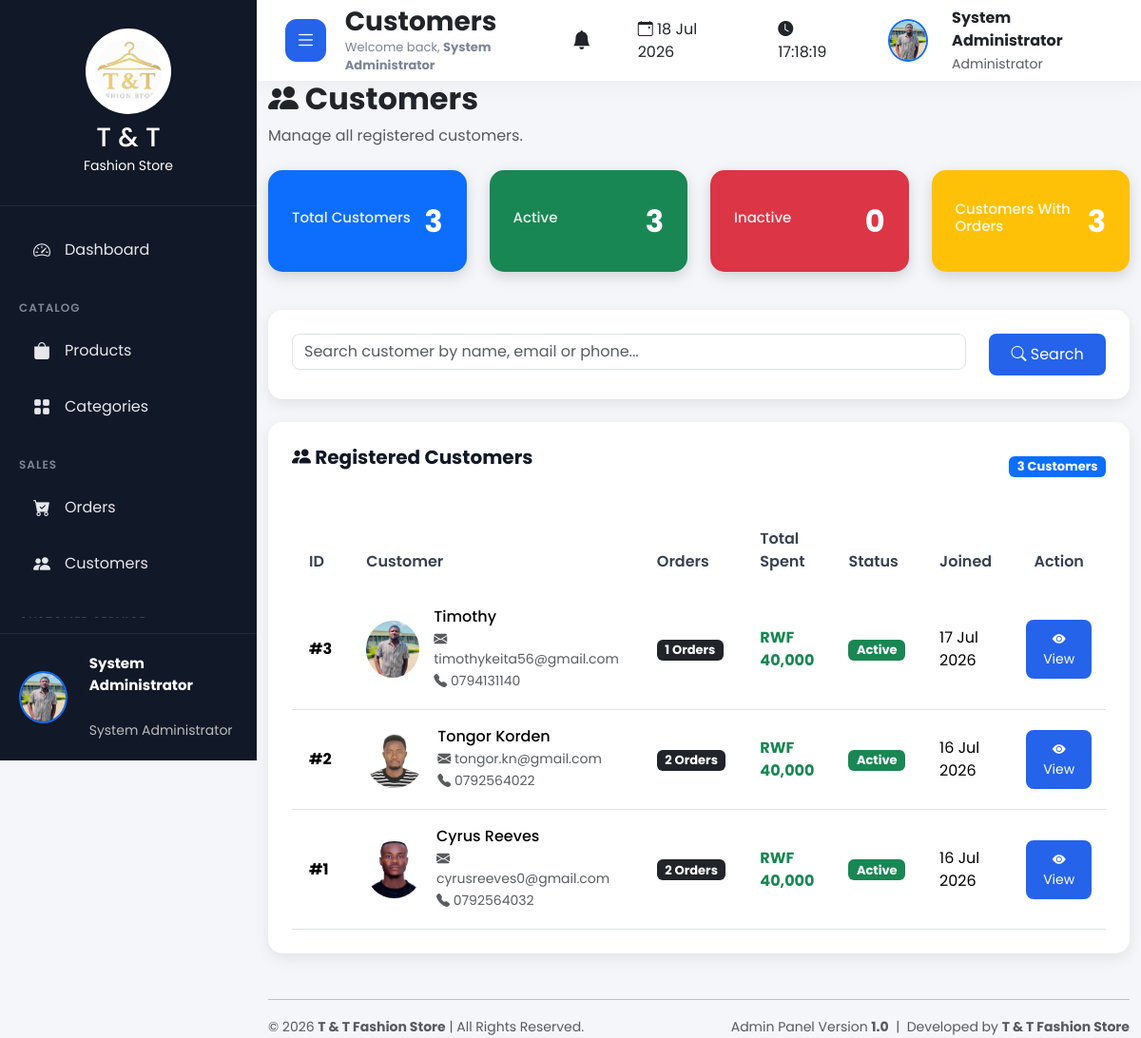
/admin/customers/index.php (signed in), run on the app's committed database.
### tables this page shows
CREATE TABLE `settings` (
  `id` int(11) NOT NULL,
  `store_name` varchar(150) DEFAULT NULL,
  `phone` varchar(50) DEFAULT NULL,
  `email` varchar(150) DEFAULT NULL,
  `address` text DEFAULT NULL,
  `logo` varchar(255) DEFAULT NULL,
  `website` varchar(255) DEFAULT NULL,
  `currency` varchar(20) DEFAULT 'RWF',
  `tax` decimal(5,2) DEFAULT 0.00,
  `shipping_fee` decimal(10,2) DEFAULT 0.00,
  `footer_text` text DEFAULT NULL,
  `facebook` varchar(255) DEFAULT NULL,
  `instagram` varchar(255) DEFAULT NULL,
  `twitter` varchar(255) DEFAULT NULL,
  `created_at` timestamp NOT NULL DEFAULT current_timestamp(),
  `updated_at` timestamp NOT NULL DEFAULT current_timestamp() ON UPDATE current_timestamp()
);

CREATE TABLE `customers` (
  `id` int(11) NOT NULL,
  `fullname` varchar(150) DEFAULT NULL,
  `email` varchar(150) DEFAULT NULL,
  `phone` varchar(30) DEFAULT NULL,
  `password` varchar(255) DEFAULT NULL,
  `address` text DEFAULT NULL,
  `city` varchar(100) DEFAULT NULL,
  `country` varchar(100) DEFAULT NULL,
  `photo` varchar(255) DEFAULT NULL,
  `status` enum('Active','Inactive') NOT NULL DEFAULT 'Active',
  `last_login` datetime DEFAULT NULL,
  `created_at` timestamp NOT NULL DEFAULT current_timestamp()
);

### admin/customers/index.php (the view, shortened to what this page needs)
<?php
include("../includes/header.php");
include("../includes/sidebar.php");
include("../includes/topbar.php");
$search = "";
$totalCustomers = mysqli_fetch_assoc(
    mysqli_query($conn,"
        SELECT COUNT(*) total
        FROM customers
    ")
)['total'];
$activeCustomers = mysqli_fetch_assoc(
    mysqli_query($conn,"
        SELECT COUNT(*) total
        FROM customers
        WHERE status='Active'
    ")
)['total'];
$inactiveCustomers = mysqli_fetch_assoc(
    mysqli_query($conn,"
        SELECT COUNT(*) total
        FROM customers
        WHERE status='Inactive'
    ")
)['total'];
$customersWithOrders = mysqli_fetch_assoc(
    mysqli_query($conn,"
        SELECT COUNT(DISTINCT customer_id) total
        FROM orders
    ")
)['total'];
$sql = "
SELECT
customers.*,
COUNT(orders.id) AS total_orders,
IFNULL(SUM(orders.total),0) AS total_spent
FROM customers
LEFT JOIN orders
ON customers.id = orders.customer_id
";
$sql .= "
GROUP BY customers.id
ORDER BY customers.id DESC
";
$customers = mysqli_query($conn,$sql);
?>
<div class="container-fluid">
<div class="page-header mb-4">
<h2 class="fw-bold">
<i class="bi bi-people-fill"></i>
Customers
</h2>
<p class="text-muted">
Manage all registered customers.
</p>
</div>
<div class="row mb-4">
<div class="col-lg-3 mb-3">
<div class="dashboard-card bg-primary">
<h6>Total Customers</h6>
<h2><?php echo $totalCustomers; ?></h2>
</div>
</div>
<div class="col-lg-3 mb-3">
<div class="dashboard-card bg-success">
<h6>Active</h6>
<h2><?php echo $activeCustomers; ?></h2>
</div>
</div>
<div class="col-lg-3 mb-3">
<div class="dashboard-card bg-danger">
<h6>Inactive</h6>
<h2><?php echo $inactiveCustomers; ?></h2>
</div>
</div>
<div class="col-lg-3 mb-3">
<div class="dashboard-card bg-warning">
<h6>Customers With Orders</h6>
<h2><?php echo $customersWithOrders; ?></h2>
</div>
</div>
</div>
<div class="content-card mb-4">
<form method="GET">
<div class="row">
<div class="col-md-10">
<input
type="text"
name="search"
class="form-control"
placeholder="Search customer by name, email or phone..."
value="<?php echo htmlspecialchars($search); ?>">
</div>
<div class="col-md-2">
<button class="btn btn-primary w-100">
<i class="bi bi-search"></i>
Search
</button>
</div>
</div>
</form>
</div>
<div class="content-card">
<div class="d-flex justify-content-between align-items-center mb-4">
<h4>
<i class="bi bi-people-fill"></i>
Registered Customers
</h4>
<span class="badge bg-primary">
<?php echo mysqli_num_rows($customers); ?>
Customers
</span>
</div>
<div class="table-responsive">
<table class="table align-middle table-hover">
<thead>
<tr>
<th>ID</th>
<th>Customer</th>
<th>Orders</th>
<th>Total Spent</th>
<th>Status</th>
<th>Joined</th>
<th class="text-center">Action</th>
</tr>
</thead>
<tbody>
<?php
if(mysqli_num_rows($customers)>0){
while($row=mysqli_fetch_assoc($customers)){
?>
<tr>
<td>
<strong>#<?php echo $row['id']; ?></strong>
</td>
<td>
<div class="d-flex align-items-center">
<?php
$photo = "../assets/images/default-user.png";
if(!empty($row['photo'])){
    $photo = "../../assets/images/customers/".$row['photo'];
}
?>
<img
src="<?php echo $photo; ?>"
style="width:60px;
height:60px;
border-radius:50%;
object-fit:cover;
margin-right:15px;">
<div>
<h6 class="mb-1">
<?php echo htmlspecialchars($row['fullname']); ?>
</h6>
<small class="text-muted d-block">
<i class="bi bi-envelope-fill"></i>
<?php echo htmlspecialchars($row['email']); ?>
</small>
<small class="text-muted">
<i class="bi bi-telephone-fill"></i>
<?php echo htmlspecialchars($row['phone']); ?>
</small>
</div>
</div>
</td>
<td>
<span class="badge bg-dark">
<?php echo $row['total_orders']; ?>
Orders
</span>
</td>
<td>
<strong class="text-success">
RWF <?php echo number_format($row['total_spent']); ?>
</strong>
</td>
<td>
<?php
if($row['status']=="Active"){
?>
<span class="badge bg-success">
Active
</span>
<?php
}else{
?>
<span class="badge bg-danger">
Inactive
</span>
<?php
}
?>
</td>
<td>
<?php
echo date("d M Y",strtotime($row['created_at']));
?>
</td>
<td class="text-center">
<a
href="view.php?id=<?php echo $row['id']; ?>"
class="btn btn-primary btn-sm">
<i class="bi bi-eye-fill"></i>
View
</a>
</td>
</tr>
<?php
}
}
?>
</tbody>
</table>
</div>
</div>
</div>
<?php
include("../includes/footer.php");
?>

### admin/includes/sidebar.php (shortened to what this page needs)
<?php
$currentPage = basename($_SERVER['PHP_SELF']);
$settings = [];
$settingsQuery = mysqli_query($conn,"SELECT * FROM settings LIMIT 1");
if($settingsQuery && mysqli_num_rows($settingsQuery)>0){
    $settings = mysqli_fetch_assoc($settingsQuery);
}
$storeLogo = "logo.png";
if(!empty($settings['logo'])){
    $storeLogo = $settings['logo'];
}
$adminPhoto = "default.png";
if(isset($_SESSION['admin_photo']) && !empty($_SESSION['admin_photo'])){
    $adminPhoto = $_SESSION['admin_photo'];
}
?>
<div class="sidebar">
    <div class="sidebar-header text-center">
        <img
        src="<?php echo SITE_URL; ?>/assets/images/settings/<?php echo htmlspecialchars($storeLogo); ?>"
        alt="T & T Fashion Store"
        class="img-fluid mb-2"
        style="
        width:90px;
        height:90px;
        object-fit:contain;
        ">
        <h3 class="mb-0">
            <?php
            echo !empty($settings['store_name'])
            ? "T & T"
            : "T & T";
            ?>
        </h3>
        <small>
            Fashion Store
        </small>
    </div>
    <ul class="sidebar-menu">
        <li class="<?php echo ($currentPage=="dashboard.php") ? "active" : ""; ?>">
            <a href="<?php echo SITE_URL; ?>/admin/dashboard.php">
                <i class="bi bi-speedometer2"></i>
                <span>Dashboard</span>
            </a>
        </li>
        <li class="menu-title">
            Catalog
        </li>
        <li>
            <a href="<?php echo SITE_URL; ?>/admin/products/index.php">
                <i class="bi bi-bag-fill"></i>
                <span>Products</span>
            </a>
        </li>
        <li>
            <a href="<?php echo SITE_URL; ?>/admin/categories/index.php">
                <i class="bi bi-grid-fill"></i>
                <span>Categories</span>
            </a>
        </li>
        <li class="menu-title">
            Sales
        </li>
        <li>
            <a href="<?php echo SITE_URL; ?>/admin/orders/index.php">
                <i class="bi bi-cart-check-fill"></i>
                <span>Orders</span>
            </a>
        </li>
        <li>
            <a href="<?php echo SITE_URL; ?>/admin/customers/index.php">
                <i class="bi bi-people-fill"></i>
                <span>Customers</span>
            </a>
        </li>
        <li class="menu-title">
        </li>
    </ul>
    <div class="sidebar-footer d-flex align-items-center">
        <img
        src="<?php echo SITE_URL; ?>/assets/images/admins/<?php echo htmlspecialchars($adminPhoto); ?>"
        class="rounded-circle border border-2 border-primary"
        style="
        width:55px;
        height:55px;
        object-fit:cover;
        "
        alt="Administrator">
        <div class="ms-2">
            <strong>
                <?php
                echo isset($_SESSION['admin_name'])
                ? htmlspecialchars($_SESSION['admin_name'])
                : "Administrator";
                ?>
            </strong>
            <br>
            <small>
                System Administrator
            </small>
        </div>
    </div>
</div>

### assets/css/dashboard.css (style rules this page uses)
* { margin:0; padding:0; box-sizing:border-box; font-family:'Poppins',sans-serif; }
body { background:#f4f7fc; overflow-x:hidden; }
.sidebar { position:fixed; left:0; top:0; width:270px; height:100vh; background:#111827; color:#fff; display:flex; flex-direction:column; justify-content:space-between; transition:.3s; z-index:999; }
.sidebar-header { text-align:center; padding:30px 20px; border-bottom:1px solid rgba(255,255,255,.08); }
.sidebar-header img { width:90px; height:90px; border-radius:50%; background:white; padding:10px; margin-bottom:15px; }
.sidebar-menu { list-style:none; padding:20px; overflow-y:auto; }
.sidebar-menu li { margin-bottom:6px; }
.sidebar-menu li.menu-title { color:#7d8597; font-size:12px; text-transform:uppercase; letter-spacing:1px; margin-top:25px; margin-bottom:10px; font-weight:600; }
.sidebar-menu li a { display:flex; align-items:center; justify-content:space-between; color:#e5e7eb; text-decoration:none; padding:13px 15px; border-radius:12px; transition:.3s; }
.sidebar-menu li a span { flex:1; margin-left:15px; }
.sidebar-menu li a i { font-size:18px; }
.sidebar-footer { padding:20px; border-top:1px solid rgba(255,255,255,.08); display:flex; align-items:center; gap:15px; }
.sidebar-footer img { width:55px; height:55px; border-radius:50%; object-fit:cover; border:3px solid #2563eb; }
.sidebar-footer strong { display:block; font-size:15px; }
.sidebar-footer small { color:#bdbdbd; }
.dashboard-card { border-radius:18px; color:white; padding:28px; display:flex; justify-content:space-between; align-items:center; transition:.35s; box-shadow:0 15px 35px rgba(0,0,0,.08); }
.dashboard-card h2 { font-weight:700; margin-top:8px; }
.content-card { background:#ffffff; border-radius:20px; padding:25px; box-shadow:0 10px 25px rgba(0,0,0,.06); margin-bottom:30px; transition:.3s; }
.content-card h4 { font-size:20px; font-weight:700; margin-bottom:20px; color:#111827; }
.table { margin:0; }
.table thead { background:#f3f4f6; }
.table thead th { border:none; padding:18px; font-weight:600; color:#374151; }
.table tbody td { vertical-align:middle; padding:18px; }
.table img { width:55px; height:55px; object-fit:cover; border-radius:10px; }
.table tbody tr { transition:.3s; }
.btn-primary { background:#2563eb; border:none; border-radius:12px; padding:10px 18px; }
.dashboard-card { animation:fadeUp .5s ease; }
.content-card { animation:fadeUp .6s ease; }

### admin/includes/header.php (style rules this page uses)
* { margin:0; padding:0; box-sizing:border-box; font-family:'Poppins',sans-serif; }
body { background:#f5f6fa; overflow-x:hidden; }
a { text-decoration:none; }
.content-card { background:#fff; padding:25px; border-radius:15px; box-shadow:0 5px 15px rgba(0,0,0,.08); margin-bottom:25px; }
.dashboard-card { color:#fff; padding:25px; border-radius:15px; box-shadow:0 5px 15px rgba(0,0,0,.15); }
.dashboard-card h6 { font-size:15px; opacity:.9; }
.dashboard-card h2 { margin-top:10px; font-weight:700; }
.table img { object-fit:cover; }
.page-header { margin-bottom:30px; }
.page-header h2 { font-weight:700; }
.badge { font-size:13px; }
.btn { border-radius:8px; }
.form-control, .form-select { border-radius:8px; }

### data on the page
settings: logo (picture)
customers: id "3", photo (picture), fullname "Timothy", email "timothykeita56@gmail.com", phone "0794131140", total_orders "1", total_spent "40,000", status "Active", created_at "17 Jul 2026"
customers: id "2", photo (picture), fullname "Tongor Korden", email "tongor.kn@gmail.com", phone "0792564022", total_orders "2", total_spent "40,000", status "Active", created_at "16 Jul 2026"
customers: id "1", photo (picture), fullname "Cyrus Reeves", email "cyrusreeves0@gmail.com", phone "0792564032", total_orders "2", total_spent "40,000", status "Active", created_at "16 Jul 2026"

### other printed values
$_SESSION['admin_name'] "System Administrator"
$pageTitle "Customers"
$totalCustomers "3"
$activeCustomers "3"
$inactiveCustomers "0"
$customersWithOrders "3"
mysqli_num_rows($customers) "3"
